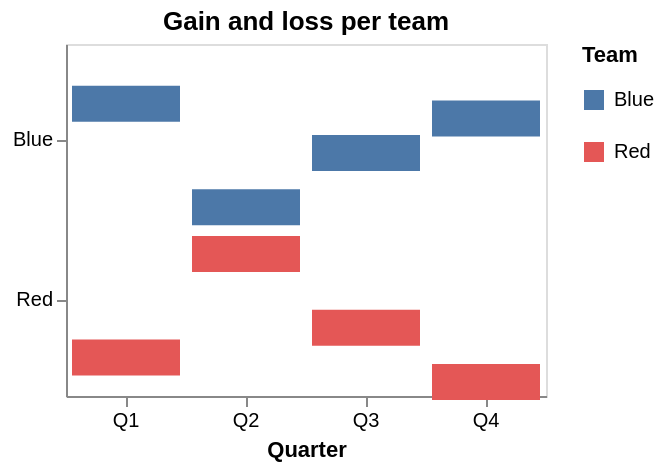

The Vega-Lite source for this figure:
### Vega-Lite specification from a JSON file in a GitHub repository (floating-point values rounded to 4 significant figures)
{"$schema": "https://vega.github.io/schema/vega-lite/v6.json", "description": "A ranged offset (bars that run from zero to the offset value inside a band, negative values hang below) and a symbol legend with a clipHeight.", "title": "Gain and loss per team", "width": {"step": 60}, "height": {"step": 80}, "data": {"values": [{"quarter": "Q1", "team": "Red", "net": 12}, {"quarter": "Q1", "team": "Blue", "net": -7}, {"quarter": "Q2", "team": "Red", "net": -9}, {"quarter": "Q2", "team": "Blue", "net": 14}, {"quarter": "Q3", "team": "Red", "net": 6}, {"quarter": "Q3", "team": "Blue", "net": 3}, {"quarter": "Q4", "team": "Red", "net": 17}, {"quarter": "Q4", "team": "Blue", "net": -4}]}, "mark": "bar", "encoding": {"x": {"field": "quarter", "type": "ordinal", "title": "Quarter", "axis": {"labelAngle": 0}}, "y": {"field": "team", "type": "nominal", "title": null}, "yOffset": {"field": "net", "type": "quantitative", "title": "Net"}, "color": {"field": "team", "type": "nominal", "title": "Team", "scale": {"range": ["#4c78a8", "#e45756"]}, "legend": {"clipHeight": 24, "symbolType": "square"}}}}
